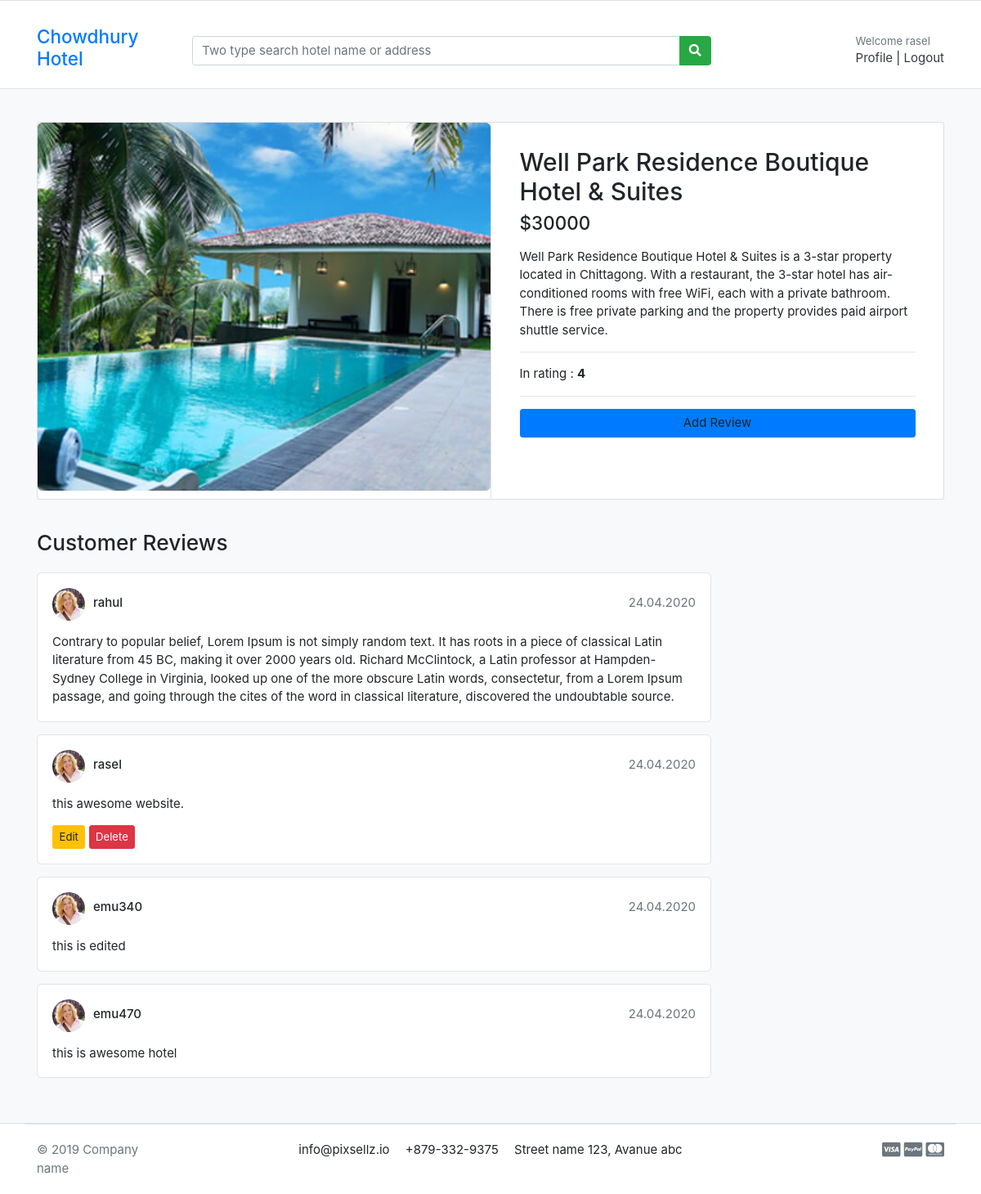
/hotel/5 (signed in), run on the app's committed database.
### store/models.py (models this page shows, shortened)
class Hotel(models.Model):
    REVIEW = (
        ('1','1'),
        ('2','2'),
        ('3','3'),
        ('4','4'),
        ('5','5')
    )
    hotel_name = models.CharField(max_length=100,unique=True)
    slug = models.CharField(max_length=100,unique=True)
    description = models.TextField()
    address = models.CharField(max_length=200)
    rating = models.CharField(max_length=30, choices=REVIEW)
    price = models.IntegerField()
    image = models.ImageField(upload_to='photos/hotel')
    is_available = models.BooleanField(default=True)
    created_date = models.DateTimeField(auto_now_add=True)
    modified_date = models.DateTimeField(auto_now=True)

class Review(models.Model):
    REVIEW = (
        ('1','1'),
        ('2','2'),
        ('3','3'),
        ('4','4'),
        ('5','5')
    )
    hotel = models.ForeignKey(Hotel, on_delete=models.CASCADE)
    user = models.ForeignKey(User, on_delete=models.CASCADE)
    rating = models.CharField(max_length=30, choices=REVIEW)
    comment = models.TextField()

### store/views.py (the view)
# urls.py: path('hotel/<slug:hotel_id>', views.hotel_details, name='hotel_details'),
def hotel_details(request,hotel_id):
    single_hotel = Hotel.objects.get(id = hotel_id)
    hotel_review = Review.objects.filter(hotel__id = hotel_id)
    return render(request, 'hotel/hotel_details.html', {'hotel':single_hotel, 'reviews':hotel_review})

### store/templates/hotel/hotel_details.html
{% extends 'base.html' %} {% block body %}
<section class="section-content padding-y bg">
  <div class="container">
    <div class="card">
      <div class="row no-gutters">
        <aside class="col-md-6">
          <article class="gallery-wrap">
            <div class="img-big-wrap">
              <a href="#"><img src="{{hotel.image.url}}" /></a>
            </div>
          </article>
        </aside>
        <main class="col-md-6 border-left">
          <article class="content-body">
            <h2 class="title">{{hotel.hotel_name}}</h2>
            <div class="mb-3">
              <var class="price h4">${{hotel.price}}</var>
            </div>
            <p>{{hotel.description}}</p>
            <hr />
            <p>In rating : <b>{{hotel.rating}}</b></p>
            <hr />
            {% if request.user.is_authenticated %}
            <a
              href="{% url 'review' hotel.id%}"
              class="btn btn-block bg-primary bg-gradient"
              >Add Review</a
            >
            {% endif %}
          </article>
        </main>
      </div>
    </div>
    <br />
    <div class="row">
      <div class="col-md-9">
        <header class="section-heading">
          <h3>Customer Reviews</h3>
        </header>
        {% for review in reviews %}
        <article class="box mb-3">
          <div class="icontext w-100">
            <img
              src="./images/avatars/avatar1.jpg"
              class="img-xs icon rounded-circle"
            />
            <div class="text">
              <span class="date text-muted float-md-right">24.04.2020 </span>
              <h6 class="mb-1">{{review.user.username}}</h6>
            </div>
          </div>
          <div class="mt-3">
            <p>{{review.comment}}</p>
          </div>
          {% if review.user == request.user %}
          <div class="mt-3">
            <a
              href="{% url 'edit_review' review.id %}"
              class="btn btn-warning btn-sm"
              >Edit</a
            >
            <a
              href="{% url 'delete_review' review.id  %}"
              class="btn btn-danger btn-sm"
              >Delete</a
            >
          </div>
          {% endif %}
        </article>
        {% endfor %}
      </div>
    </div>
  </div>
</section>
{% endblock body %}

### templates/base.html (shortened to what this page needs)
<!DOCTYPE html>
{% load static %}
<html lang="en">
  <head>
    <link
      href="{% static 'css/bootstrap.css' %}"
      rel="stylesheet"
      type="text/css"
    />
    <link
      href="{% static 'fonts/fontawesome/css/all.min.css' %}"
      type="text/css"
      rel="stylesheet"
    />
    <link href="{% static 'css/ui.css' %}" rel="stylesheet" type="text/css" />
    <link
      href="{% static 'css/responsive.css' %}"
      rel="stylesheet"
      media="only screen and (max-width: 1200px)"
    />
    <link rel="stylesheet" href="{% static 'path/to/bootstrap.min.css' %}" />
  </head>
  <body>
    <header class="section-header m-10">
      <section class="header-main border-bottom mt-3">
        <div class="container">
          <div class="row align-items-center">
            <div class="col-lg-2 col-md-3 col-6">
              <a href="" class="brand-wrap">
                <h4>Chowdhury Hotel</h4>
              </a>
            </div>
            <div class="col-lg col-md-6 col-sm-12 col">
              <form action="{% url 'search' %}" class="search" method="GET">
                <div class="input-group w-100">
                  <input
                    type="text"
                    class="form-control"
                    style="width: 60%"
                    placeholder="Two type search hotel name or address"
                    name="keyword"
                  />
                  <div class="input-group-append">
                    <button class="btn btn-success" type="submit">
                      <i class="fa fa-search"></i>
                    </button>
                  </div>
                </div>
              </form>
            </div>
            <div class="col-lg-3 col-sm-6 col-8 order-2 order-lg-3">
              <div class="d-flex justify-content-end mb-3 mb-lg-0">
                {% if request.user.is_authenticated %}
                <div class="widget-header">
                  <small class="title text-muted"
                    >Welcome {{request.user.username}}</small
                  >
                  <div>
                    <a href="{% url 'profile' %}">Profile</a>
                    <span class="dark-transp"> | </span>
                    <a href="{% url 'logout' %}"> Logout</a>
                  </div>
                </div>
                {% endif %}
              </div>
            </div>
          </div>
        </div>
      </section>
    </header>
    {% block body %} {% endblock body %}
    <footer class="section-footer border-top">
      <div class="container">
        <section class="footer-bottom border-top row">
          <div class="col-md-2">
            <p class="text-muted">&copy 2019 Company name</p>
          </div>
          <div class="col-md-8 text-md-center">
            <span class="px-2">info@pixsellz.io</span>
            <span class="px-2">+879-332-9375</span>
            <span class="px-2">Street name 123, Avanue abc</span>
          </div>
          <div class="col-md-2 text-md-right text-muted">
            <i class="fab fa-lg fa-cc-visa"></i>
            <i class="fab fa-lg fa-cc-paypal"></i>
            <i class="fab fa-lg fa-cc-mastercard"></i>
          </div>
        </section>
      </div>
    </footer>
  </body>
</html>

### static/css/ui.css (style rules this page uses)
html { font-family: "Inter", sans-serif; font-size: 15px; }
.content-body { flex: 1 1 auto; padding: 2rem 2.3rem; }
.img-xs, .img-sm, .img-md, .img-lg { -o-object-fit: cover; object-fit: cover; flex-shrink: 0; flex-grow: 0; }
.img-xs { width: 40px; height: 40px; }
.padding-y { padding-top: 40px; padding-bottom: 40px; }
var { font-style: normal; }
article:after, .form-group:after { display: block; clear: both; content: ""; }
.bg { background-color: #f8f9fa; }
.section-heading { margin-bottom: 20px; margin-top: 15px; }
p:last-child { margin-bottom: 0; }
.header-main { position: relative; padding-top: 1rem; padding-bottom: 1rem; }
.widget-header { display: inline-block; vertical-align: middle; position: relative; }
.widget-header a { color: #343a40; }
.widget-header .title { display: block; }
.footer-bottom { padding-top: 20px; padding-bottom: 20px; }
.icontext { display: inline-flex; align-items: center; vertical-align: middle; }
.icontext .text { width: 100%; line-height: 1.2; }
.icontext .icon { position: relative; margin-right: 10px; flex-shrink: 0; flex-grow: 0; }
.price { font-weight: 600; color: #212529; }
.box { padding: 18px; background: #fff; border-radius: 0.37rem; border: 1px solid #e4e4e4; }
.box img { max-width: 100%; }
.gallery-wrap .img-big-wrap { margin-bottom: 10px; border-radius: 0.37rem; overflow: hidden; background-color: #fff; }
.gallery-wrap .img-big-wrap a { text-align: center; display: block; }
.gallery-wrap .img-big-wrap img { height: 450px; width: auto; display: inline-block; }

### data on the page
Hotel: image (picture), hotel_name "Well Park Residence Boutique Hotel & Suites", price "30000", description "Well Park Residence Boutique Hotel & Suites is a 3-star property located in Chittagong. With a restaurant, the 3-star hotel has air-conditioned rooms with free WiFi, each with a private bathroom. There is free private parking and the property provides paid airport shuttle service.", rating "4"
Review: user.username "rahul", comment "Contrary to popular belief, Lorem Ipsum is not simply random text. It has roots in a piece of classical Latin literature from 45 BC, making it over 2000 years old. Richard McClintock, a Latin professor at Hampden-Sydney College in Virginia, looked up one of the more obscure Latin words, consectetur, from a Lorem Ipsum passage, and going through the cites of the word in classical literature, discovered the undoubtable source."
Review: user.username "rasel", comment "this awesome website.", shows "Edit"
Review: user.username "emu340", comment "this is edited"
Review: user.username "emu470", comment "this is awesome hotel"

### other printed values
{{ request.user.username }} "rasel"
